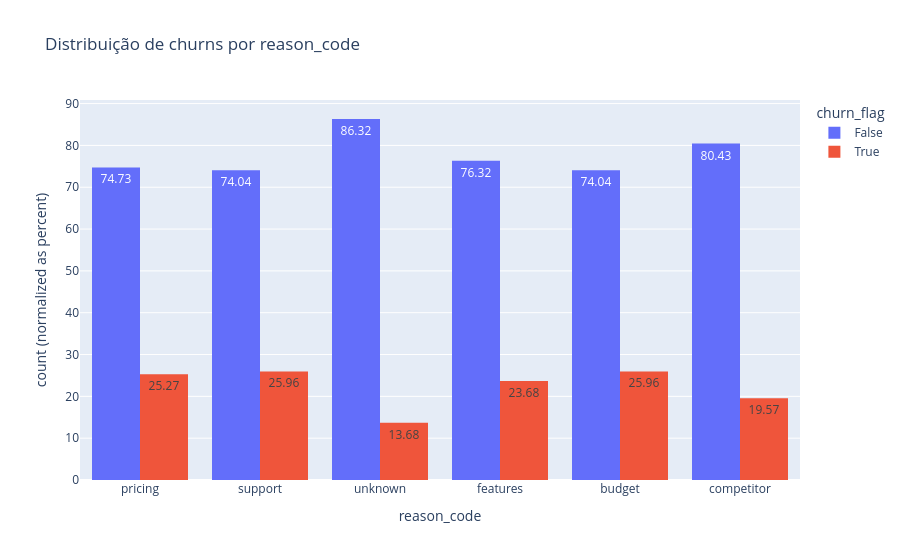
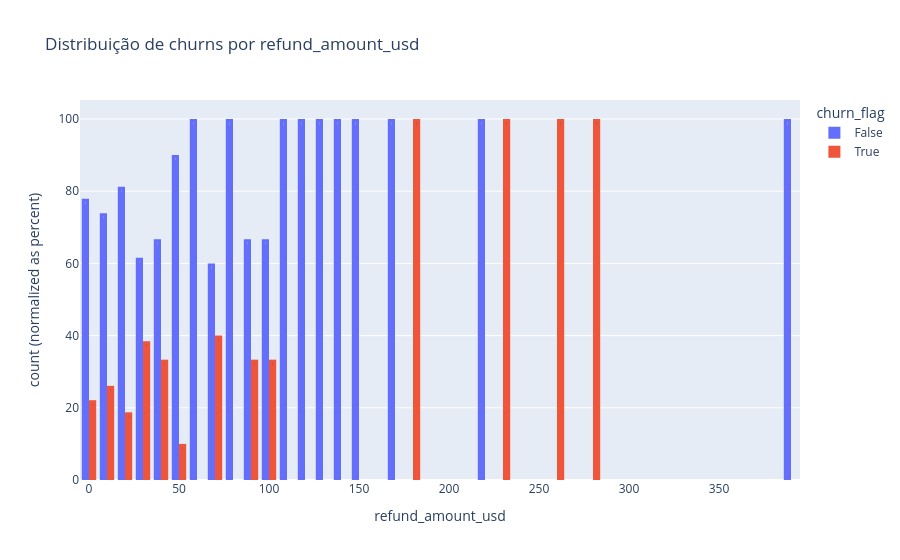
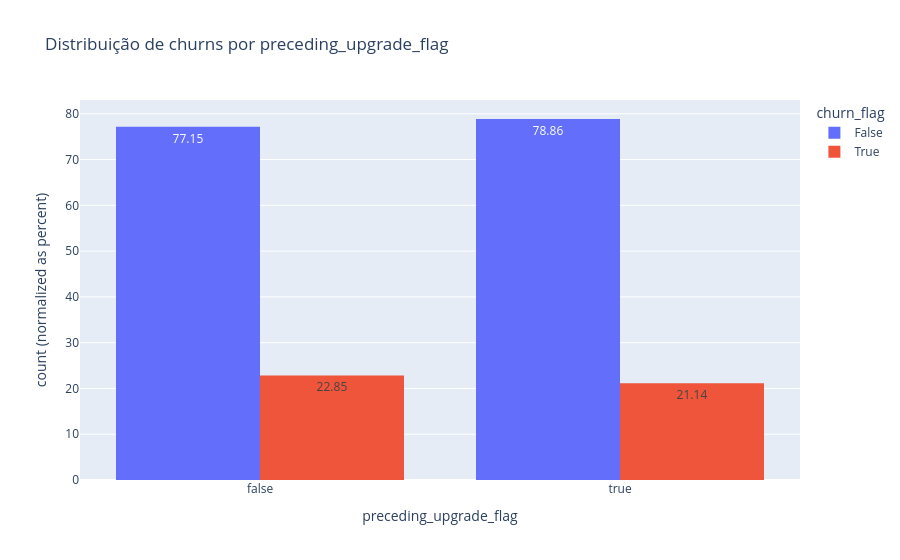
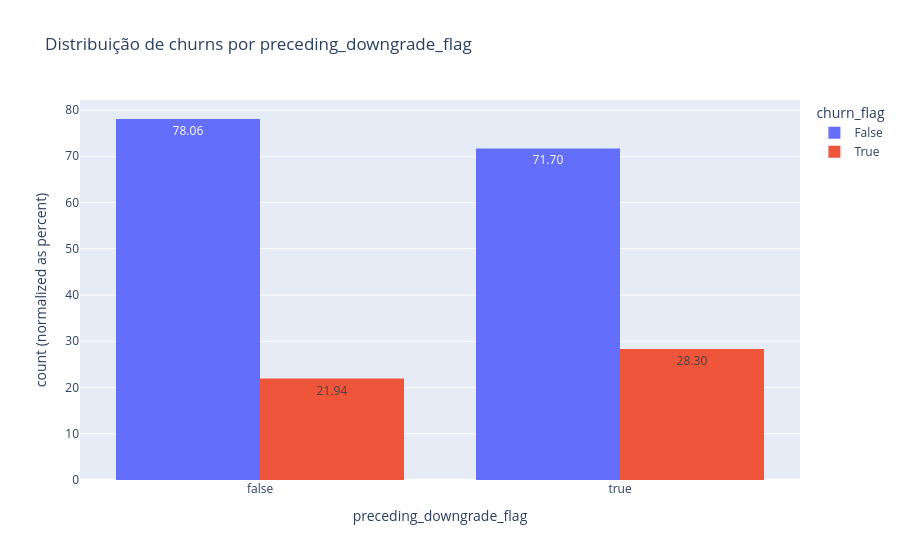

Notebook code for these charts, in order:
### Code cell
# Analisando distribuição de churns por colunas numéricas
for column in df.columns.tolist():
    if column in ["churn_event_id", "account_id", "churn_date"]:
        continue
    
    fig = px.histogram(df, x=column, color="churn_flag", barmode="group", barnorm="percent", text_auto=".2f", title=f"Distribuição de churns por {column}")
    fig.show()

### Figure 1 — Plotly figure (JSON) as saved in the notebook; plotly's stock layout.template omitted (floating-point values rounded to 4 significant figures; data arrays with more than 128 entries replaced by an {"elided": "..."} marker saying what was removed)
{"data": [{"alignmentgroup": "True", "bingroup": "x", "hovertemplate": "churn_flag=False<br>reason_code=%{x}<br>count (normalized as percent)=%{y}<extra></extra>", "legendgroup": "False", "marker": {"color": "#636efa", "pattern": {"shape": ""}}, "name": "False", "offsetgroup": "False", "orientation": "v", "showlegend": true, "texttemplate": "%{value:.2f}", "type": "histogram", "x": {"elided": "465 str values"}, "xaxis": "x", "yaxis": "y"}, {"alignmentgroup": "True", "bingroup": "x", "hovertemplate": "churn_flag=True<br>reason_code=%{x}<br>count (normalized as percent)=%{y}<extra></extra>", "legendgroup": "True", "marker": {"color": "#EF553B", "pattern": {"shape": ""}}, "name": "True", "offsetgroup": "True", "orientation": "v", "showlegend": true, "texttemplate": "%{value:.2f}", "type": "histogram", "x": {"elided": "135 str values"}, "xaxis": "x", "yaxis": "y"}], "layout": {"barmode": "group", "barnorm": "percent", "legend": {"title": {"text": "churn_flag"}, "tracegroupgap": 0}, "title": {"text": "Distribuição de churns por reason_code"}, "xaxis": {"anchor": "y", "domain": [0, 1], "title": {"text": "reason_code"}}, "yaxis": {"anchor": "x", "domain": [0, 1], "title": {"text": "count (normalized as percent)"}}}}

### Figure 2 — Plotly figure (JSON) as saved in the notebook; plotly's stock layout.template omitted (floating-point values rounded to 4 significant figures; data arrays with more than 128 entries replaced by an {"elided": "..."} marker saying what was removed)
{"data": [{"alignmentgroup": "True", "bingroup": "x", "hovertemplate": "churn_flag=False<br>refund_amount_usd=%{x}<br>count (normalized as percent)=%{y}<extra></extra>", "legendgroup": "False", "marker": {"color": "#636efa", "pattern": {"shape": ""}}, "name": "False", "offsetgroup": "False", "orientation": "v", "showlegend": true, "texttemplate": "%{value:.2f}", "type": "histogram", "x": {"elided": "465 float values"}, "xaxis": "x", "yaxis": "y"}, {"alignmentgroup": "True", "bingroup": "x", "hovertemplate": "churn_flag=True<br>refund_amount_usd=%{x}<br>count (normalized as percent)=%{y}<extra></extra>", "legendgroup": "True", "marker": {"color": "#EF553B", "pattern": {"shape": ""}}, "name": "True", "offsetgroup": "True", "orientation": "v", "showlegend": true, "texttemplate": "%{value:.2f}", "type": "histogram", "x": {"elided": "135 float values"}, "xaxis": "x", "yaxis": "y"}], "layout": {"barmode": "group", "barnorm": "percent", "legend": {"title": {"text": "churn_flag"}, "tracegroupgap": 0}, "title": {"text": "Distribuição de churns por refund_amount_usd"}, "xaxis": {"anchor": "y", "domain": [0, 1], "title": {"text": "refund_amount_usd"}}, "yaxis": {"anchor": "x", "domain": [0, 1], "title": {"text": "count (normalized as percent)"}}}}

### Figure 3 — Plotly figure (JSON) as saved in the notebook; plotly's stock layout.template omitted (floating-point values rounded to 4 significant figures; data arrays with more than 128 entries replaced by an {"elided": "..."} marker saying what was removed)
{"data": [{"alignmentgroup": "True", "bingroup": "x", "hovertemplate": "churn_flag=False<br>preceding_upgrade_flag=%{x}<br>count (normalized as percent)=%{y}<extra></extra>", "legendgroup": "False", "marker": {"color": "#636efa", "pattern": {"shape": ""}}, "name": "False", "offsetgroup": "False", "orientation": "v", "showlegend": true, "texttemplate": "%{value:.2f}", "type": "histogram", "x": {"elided": "465 bool values"}, "xaxis": "x", "yaxis": "y"}, {"alignmentgroup": "True", "bingroup": "x", "hovertemplate": "churn_flag=True<br>preceding_upgrade_flag=%{x}<br>count (normalized as percent)=%{y}<extra></extra>", "legendgroup": "True", "marker": {"color": "#EF553B", "pattern": {"shape": ""}}, "name": "True", "offsetgroup": "True", "orientation": "v", "showlegend": true, "texttemplate": "%{value:.2f}", "type": "histogram", "x": {"elided": "135 bool values"}, "xaxis": "x", "yaxis": "y"}], "layout": {"barmode": "group", "barnorm": "percent", "legend": {"title": {"text": "churn_flag"}, "tracegroupgap": 0}, "title": {"text": "Distribuição de churns por preceding_upgrade_flag"}, "xaxis": {"anchor": "y", "domain": [0, 1], "title": {"text": "preceding_upgrade_flag"}}, "yaxis": {"anchor": "x", "domain": [0, 1], "title": {"text": "count (normalized as percent)"}}}}

### Figure 4 — Plotly figure (JSON) as saved in the notebook; plotly's stock layout.template omitted (floating-point values rounded to 4 significant figures; data arrays with more than 128 entries replaced by an {"elided": "..."} marker saying what was removed)
{"data": [{"alignmentgroup": "True", "bingroup": "x", "hovertemplate": "churn_flag=False<br>preceding_downgrade_flag=%{x}<br>count (normalized as percent)=%{y}<extra></extra>", "legendgroup": "False", "marker": {"color": "#636efa", "pattern": {"shape": ""}}, "name": "False", "offsetgroup": "False", "orientation": "v", "showlegend": true, "texttemplate": "%{value:.2f}", "type": "histogram", "x": {"elided": "465 bool values"}, "xaxis": "x", "yaxis": "y"}, {"alignmentgroup": "True", "bingroup": "x", "hovertemplate": "churn_flag=True<br>preceding_downgrade_flag=%{x}<br>count (normalized as percent)=%{y}<extra></extra>", "legendgroup": "True", "marker": {"color": "#EF553B", "pattern": {"shape": ""}}, "name": "True", "offsetgroup": "True", "orientation": "v", "showlegend": true, "texttemplate": "%{value:.2f}", "type": "histogram", "x": {"elided": "135 bool values"}, "xaxis": "x", "yaxis": "y"}], "layout": {"barmode": "group", "barnorm": "percent", "legend": {"title": {"text": "churn_flag"}, "tracegroupgap": 0}, "title": {"text": "Distribuição de churns por preceding_downgrade_flag"}, "xaxis": {"anchor": "y", "domain": [0, 1], "title": {"text": "preceding_downgrade_flag"}}, "yaxis": {"anchor": "x", "domain": [0, 1], "title": {"text": "count (normalized as percent)"}}}}
